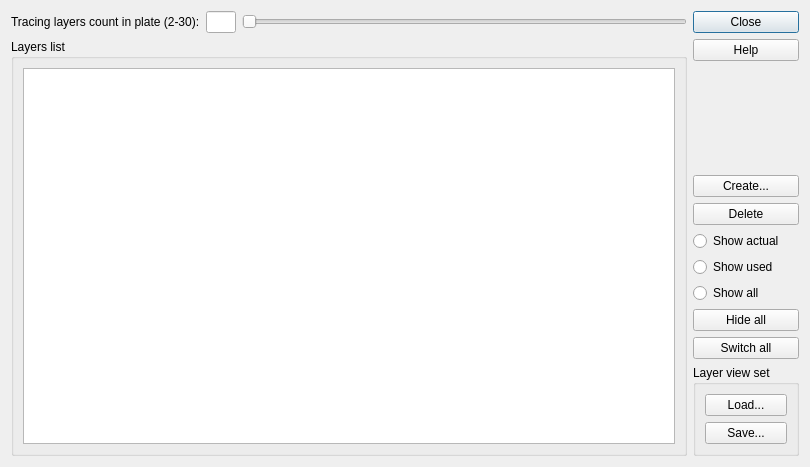
<?xml version="1.0" encoding="UTF-8"?>
<ui version="4.0">
 <class>SdDLayers</class>
 <widget class="QDialog" name="SdDLayers">
  <property name="geometry">
   <rect>
    <x>0</x>
    <y>0</y>
    <width>810</width>
    <height>467</height>
   </rect>
  </property>
  <property name="windowTitle">
   <string>Layers</string>
  </property>
  <layout class="QHBoxLayout" name="horizontalLayout_2">
   <item>
    <layout class="QVBoxLayout" name="verticalLayout_4">
     <item>
      <layout class="QHBoxLayout" name="horizontalLayout">
       <item>
        <widget class="QLabel" name="mStratumCountTitle">
         <property name="text">
          <string>Tracing layers count in plate (2-30):</string>
         </property>
        </widget>
       </item>
       <item>
        <widget class="QLineEdit" name="mStratumCountText">
         <property name="sizePolicy">
          <sizepolicy hsizetype="Fixed" vsizetype="Fixed">
           <horstretch>30</horstretch>
           <verstretch>0</verstretch>
          </sizepolicy>
         </property>
         <property name="maximumSize">
          <size>
           <width>30</width>
           <height>16777215</height>
          </size>
         </property>
         <property name="readOnly">
          <bool>true</bool>
         </property>
        </widget>
       </item>
       <item>
        <widget class="QSlider" name="mStratumCount">
         <property name="minimumSize">
          <size>
           <width>300</width>
           <height>0</height>
          </size>
         </property>
         <property name="minimum">
          <number>1</number>
         </property>
         <property name="maximum">
          <number>15</number>
         </property>
         <property name="singleStep">
          <number>1</number>
         </property>
         <property name="pageStep">
          <number>5</number>
         </property>
         <property name="value">
          <number>1</number>
         </property>
         <property name="orientation">
          <enum>Qt::Orientation::Horizontal</enum>
         </property>
        </widget>
       </item>
      </layout>
     </item>
     <item>
      <widget class="QGroupBox" name="groupBox">
       <property name="title">
        <string>Layers list</string>
       </property>
       <layout class="QVBoxLayout" name="verticalLayout_3">
        <item>
         <widget class="QTableWidget" name="mLayerList">
          <property name="columnCount">
           <number>0</number>
          </property>
         </widget>
        </item>
       </layout>
      </widget>
     </item>
    </layout>
   </item>
   <item>
    <layout class="QVBoxLayout" name="verticalLayout_2">
     <item>
      <widget class="QPushButton" name="mClose">
       <property name="text">
        <string>Close</string>
       </property>
      </widget>
     </item>
     <item>
      <widget class="QPushButton" name="mHelp">
       <property name="text">
        <string>Help</string>
       </property>
      </widget>
     </item>
     <item>
      <spacer name="verticalSpacer">
       <property name="orientation">
        <enum>Qt::Orientation::Vertical</enum>
       </property>
       <property name="sizeHint" stdset="0">
        <size>
         <width>20</width>
         <height>40</height>
        </size>
       </property>
      </spacer>
     </item>
     <item>
      <widget class="QPushButton" name="mCreate">
       <property name="text">
        <string>Create...</string>
       </property>
      </widget>
     </item>
     <item>
      <widget class="QPushButton" name="mDelete">
       <property name="text">
        <string>Delete</string>
       </property>
      </widget>
     </item>
     <item>
      <widget class="QRadioButton" name="mShowActual">
       <property name="text">
        <string>Show actual</string>
       </property>
      </widget>
     </item>
     <item>
      <widget class="QRadioButton" name="mShowUsed">
       <property name="text">
        <string>Show used</string>
       </property>
      </widget>
     </item>
     <item>
      <widget class="QRadioButton" name="mShowAll">
       <property name="text">
        <string>Show all</string>
       </property>
      </widget>
     </item>
     <item>
      <widget class="QPushButton" name="mHideAll">
       <property name="text">
        <string>Hide all</string>
       </property>
      </widget>
     </item>
     <item>
      <widget class="QPushButton" name="mSwitchAll">
       <property name="text">
        <string>Switch all</string>
       </property>
      </widget>
     </item>
     <item>
      <widget class="QGroupBox" name="groupBox_2">
       <property name="title">
        <string>Layer view set</string>
       </property>
       <layout class="QVBoxLayout" name="verticalLayout">
        <item>
         <widget class="QPushButton" name="mLoad">
          <property name="text">
           <string>Load...</string>
          </property>
         </widget>
        </item>
        <item>
         <widget class="QPushButton" name="mSave">
          <property name="text">
           <string>Save...</string>
          </property>
         </widget>
        </item>
       </layout>
      </widget>
     </item>
    </layout>
   </item>
  </layout>
 </widget>
 <resources/>
 <connections/>
</ui>
